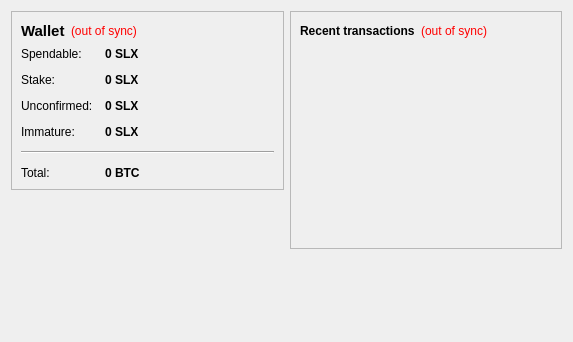
<?xml version="1.0" encoding="UTF-8"?>
<ui version="4.0">
 <class>OverviewPage</class>
 <widget class="QWidget" name="OverviewPage">
  <property name="geometry">
   <rect>
    <x>0</x>
    <y>0</y>
    <width>573</width>
    <height>342</height>
   </rect>
  </property>
  <property name="windowTitle">
   <string>Form</string>
  </property>
  <layout class="QHBoxLayout" name="horizontalLayout" stretch="1,1">
   <item>
    <layout class="QVBoxLayout" name="verticalLayout_2">
     <item>
      <widget class="QFrame" name="frame">
       <property name="frameShape">
        <enum>QFrame::StyledPanel</enum>
       </property>
       <property name="frameShadow">
        <enum>QFrame::Raised</enum>
       </property>
       <layout class="QVBoxLayout" name="verticalLayout_4">
        <item>
         <layout class="QHBoxLayout" name="horizontalLayout_4">
          <item>
           <widget class="QLabel" name="label_5">
            <property name="font">
             <font>
              <pointsize>11</pointsize>
              <weight>75</weight>
              <bold>true</bold>
             </font>
            </property>
            <property name="text">
             <string>Wallet</string>
            </property>
           </widget>
          </item>
          <item>
           <widget class="QLabel" name="labelWalletStatus">
            <property name="toolTip">
             <string>The displayed information may be out of date. Your wallet automatically synchronizes with the Solidcash network after a connection is established, but this process has not completed yet.</string>
            </property>
            <property name="styleSheet">
             <string notr="true">QLabel { color: red; }</string>
            </property>
            <property name="text">
             <string notr="true">(out of sync)</string>
            </property>
            <property name="alignment">
             <set>Qt::AlignLeading|Qt::AlignLeft|Qt::AlignVCenter</set>
            </property>
           </widget>
          </item>
          <item>
           <spacer name="horizontalSpacer_2">
            <property name="orientation">
             <enum>Qt::Horizontal</enum>
            </property>
            <property name="sizeHint" stdset="0">
             <size>
              <width>40</width>
              <height>20</height>
             </size>
            </property>
           </spacer>
          </item>
         </layout>
        </item>
        <item>
         <layout class="QFormLayout" name="formLayout_2">
          <property name="fieldGrowthPolicy">
           <enum>QFormLayout::AllNonFixedFieldsGrow</enum>
          </property>
          <property name="horizontalSpacing">
           <number>12</number>
          </property>
          <property name="verticalSpacing">
           <number>12</number>
          </property>
          <item row="0" column="0">
           <widget class="QLabel" name="label">
            <property name="text">
             <string>Spendable:</string>
            </property>
           </widget>
          </item>
          <item row="0" column="1">
           <widget class="QLabel" name="labelBalance">
            <property name="font">
             <font>
              <weight>75</weight>
              <bold>true</bold>
             </font>
            </property>
            <property name="cursor">
             <cursorShape>IBeamCursor</cursorShape>
            </property>
            <property name="toolTip">
             <string>Your current spendable balance</string>
            </property>
            <property name="text">
             <string notr="true">0 SLX</string>
            </property>
            <property name="textInteractionFlags">
             <set>Qt::LinksAccessibleByMouse|Qt::TextSelectableByKeyboard|Qt::TextSelectableByMouse</set>
            </property>
           </widget>
          </item>
          <item row="1" column="0">
           <widget class="QLabel" name="label_6">
            <property name="text">
             <string>Stake:</string>
            </property>
           </widget>
          </item>
          <item row="1" column="1">
           <widget class="QLabel" name="labelStake">
            <property name="font">
             <font>
              <weight>75</weight>
              <bold>true</bold>
             </font>
            </property>
            <property name="cursor">
             <cursorShape>IBeamCursor</cursorShape>
            </property>
            <property name="toolTip">
             <string>Total of coins that was staked, and do not yet count toward the current balance</string>
            </property>
            <property name="text">
             <string notr="true">0 SLX</string>
            </property>
            <property name="textInteractionFlags">
             <set>Qt::LinksAccessibleByMouse|Qt::TextSelectableByKeyboard|Qt::TextSelectableByMouse</set>
            </property>
           </widget>
          </item>
          <item row="2" column="0">
           <widget class="QLabel" name="label_3">
            <property name="text">
             <string>Unconfirmed:</string>
            </property>
           </widget>
          </item>
          <item row="2" column="1">
           <widget class="QLabel" name="labelUnconfirmed">
            <property name="font">
             <font>
              <weight>75</weight>
              <bold>true</bold>
             </font>
            </property>
            <property name="cursor">
             <cursorShape>IBeamCursor</cursorShape>
            </property>
            <property name="toolTip">
             <string>Total of transactions that have yet to be confirmed, and do not yet count toward the current balance</string>
            </property>
            <property name="text">
             <string notr="true">0 SLX</string>
            </property>
            <property name="textInteractionFlags">
             <set>Qt::LinksAccessibleByMouse|Qt::TextSelectableByKeyboard|Qt::TextSelectableByMouse</set>
            </property>
           </widget>
          </item>
          <item row="3" column="0">
           <widget class="QLabel" name="labelImmatureText">
            <property name="text">
             <string>Immature:</string>
            </property>
           </widget>
          </item>
          <item row="3" column="1">
           <widget class="QLabel" name="labelImmature">
            <property name="font">
             <font>
              <weight>75</weight>
              <bold>true</bold>
             </font>
            </property>
            <property name="toolTip">
             <string>Mined balance that has not yet matured</string>
            </property>
            <property name="text">
             <string notr="true">0 SLX</string>
            </property>
            <property name="textInteractionFlags">
             <set>Qt::LinksAccessibleByMouse|Qt::TextSelectableByKeyboard|Qt::TextSelectableByMouse</set>
            </property>
           </widget>
          </item>
          <item row="4" column="0" colspan="2">
           <widget class="Line" name="line">
            <property name="orientation">
             <enum>Qt::Horizontal</enum>
            </property>
           </widget>
          </item>
          <item row="5" column="0">
           <widget class="QLabel" name="labelTotalText">
            <property name="text">
             <string>Total:</string>
            </property>
           </widget>
          </item>
          <item row="5" column="1">
           <widget class="QLabel" name="labelTotal">
            <property name="font">
             <font>
              <weight>75</weight>
              <bold>true</bold>
             </font>
            </property>
            <property name="cursor">
             <cursorShape>IBeamCursor</cursorShape>
            </property>
            <property name="toolTip">
             <string>Your current total balance</string>
            </property>
            <property name="text">
             <string notr="true">0 BTC</string>
            </property>
            <property name="textInteractionFlags">
             <set>Qt::LinksAccessibleByMouse|Qt::TextSelectableByKeyboard|Qt::TextSelectableByMouse</set>
            </property>
           </widget>
          </item>
         </layout>
        </item>
       </layout>
      </widget>
     </item>
     <item>
      <spacer name="verticalSpacer">
       <property name="orientation">
        <enum>Qt::Vertical</enum>
       </property>
       <property name="sizeHint" stdset="0">
        <size>
         <width>20</width>
         <height>40</height>
        </size>
       </property>
      </spacer>
     </item>
    </layout>
   </item>
   <item>
    <layout class="QVBoxLayout" name="verticalLayout_3">
     <item>
      <widget class="QFrame" name="frame_2">
       <property name="frameShape">
        <enum>QFrame::StyledPanel</enum>
       </property>
       <property name="frameShadow">
        <enum>QFrame::Raised</enum>
       </property>
       <layout class="QVBoxLayout" name="verticalLayout">
        <item>
         <layout class="QHBoxLayout" name="horizontalLayout_2">
          <item>
           <widget class="QLabel" name="label_4">
            <property name="text">
             <string>&lt;b&gt;Recent transactions&lt;/b&gt;</string>
            </property>
           </widget>
          </item>
          <item>
           <widget class="QLabel" name="labelTransactionsStatus">
            <property name="toolTip">
             <string>The displayed information may be out of date. Your wallet automatically synchronizes with the Solidcash network after a connection is established, but this process has not completed yet.</string>
            </property>
            <property name="styleSheet">
             <string notr="true">QLabel { color: red; }</string>
            </property>
            <property name="text">
             <string notr="true">(out of sync)</string>
            </property>
            <property name="alignment">
             <set>Qt::AlignRight|Qt::AlignTrailing|Qt::AlignVCenter</set>
            </property>
           </widget>
          </item>
          <item>
           <spacer name="horizontalSpacer">
            <property name="orientation">
             <enum>Qt::Horizontal</enum>
            </property>
            <property name="sizeHint" stdset="0">
             <size>
              <width>40</width>
              <height>20</height>
             </size>
            </property>
           </spacer>
          </item>
         </layout>
        </item>
        <item>
         <widget class="QListView" name="listTransactions">
          <property name="styleSheet">
           <string notr="true">QListView { background: transparent; }</string>
          </property>
          <property name="frameShape">
           <enum>QFrame::NoFrame</enum>
          </property>
          <property name="verticalScrollBarPolicy">
           <enum>Qt::ScrollBarAlwaysOff</enum>
          </property>
          <property name="horizontalScrollBarPolicy">
           <enum>Qt::ScrollBarAlwaysOff</enum>
          </property>
          <property name="selectionMode">
           <enum>QAbstractItemView::NoSelection</enum>
          </property>
         </widget>
        </item>
       </layout>
      </widget>
     </item>
     <item>
      <spacer name="verticalSpacer_2">
       <property name="orientation">
        <enum>Qt::Vertical</enum>
       </property>
       <property name="sizeHint" stdset="0">
        <size>
         <width>20</width>
         <height>40</height>
        </size>
       </property>
      </spacer>
     </item>
    </layout>
   </item>
  </layout>
 </widget>
 <resources/>
 <connections/>
</ui>
